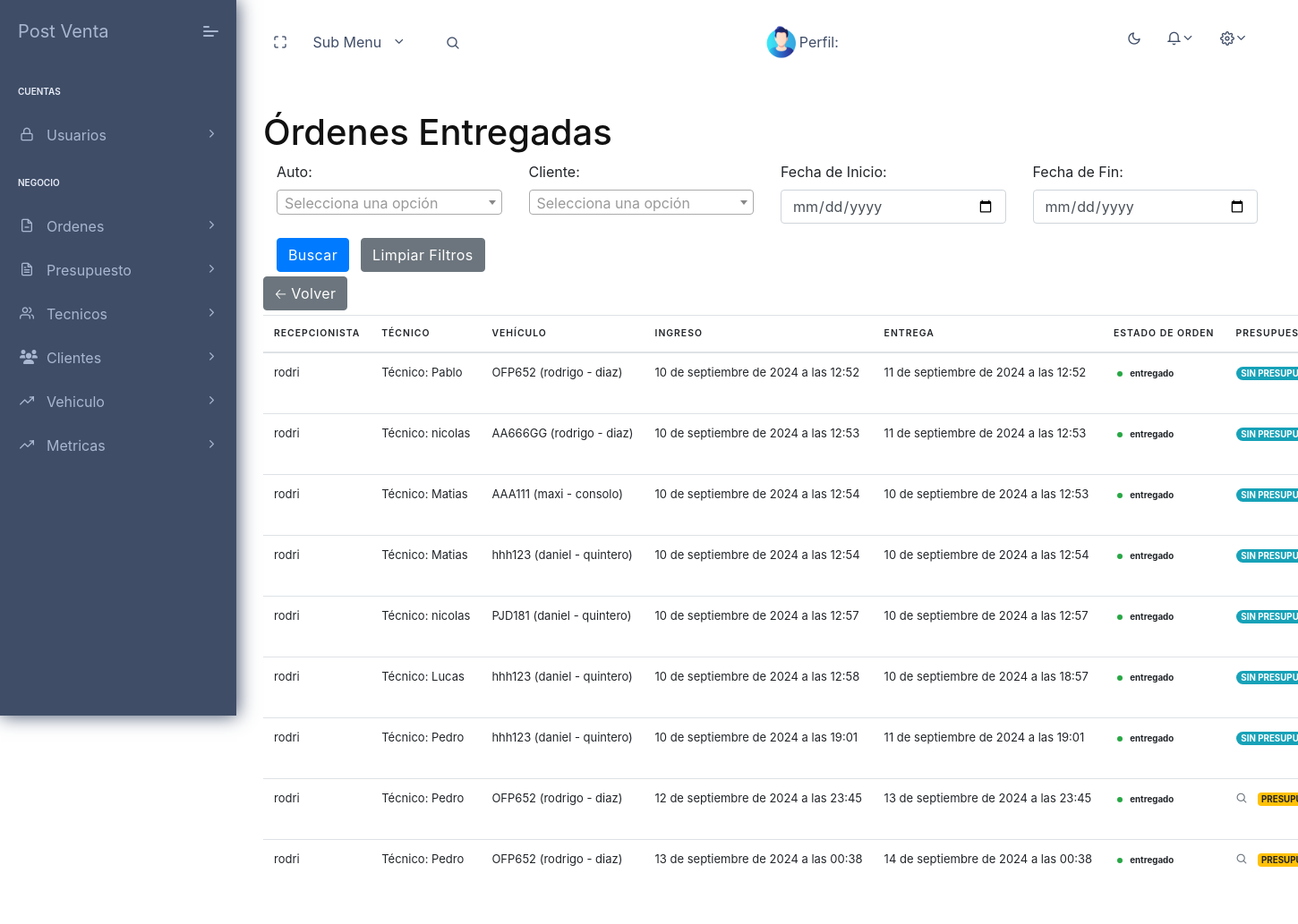
The app's page /ordenes_entregadas/ with its own data.
### base/models.py (models this page shows, shortened)
class Orden(models.Model):
    usuario = models.ForeignKey(User, on_delete=models.CASCADE, null=True, blank=True)
    id = models.AutoField(primary_key=True)
    intervencion = models.TextField(blank=True, null=True)
    modifacado = models.DateTimeField(auto_now=True)
    entrega = models.DateTimeField(auto_now_add=False, default=None, null=True, blank=True)
    mano_de_obra = models.DecimalField(max_digits=10, decimal_places=2, null=True, blank=True)
    estado = models.CharField(choices=ESTADO_ORDEN, null=False, blank=False, max_length=20, default='pendiente')
    fecha_creacion = models.DateTimeField(auto_now_add=True)
    fecha_inicio = models.DateTimeField(null=True, blank=True)
    fecha_finalizacion = models.DateTimeField(null=True, blank=True)
    km = models.IntegerField(null=True, blank=True)
    tecnico = models.ForeignKey(Tecnico, on_delete=models.SET_NULL, null=True, blank=True)
    hora_asignada = models.TimeField(null=True, blank=True)
    hora_inicio = models.DateTimeField(null=True, blank=True)
    hora_final = models.DateTimeField(null=True, blank=True)
    tiempo_total = models.DurationField(null=True, blank=True, default=timedelta)
    timer_running = models.BooleanField(default=False)
    progreso = models.FloatField(default=0)
    auto = models.ForeignKey(Auto, on_delete=models.CASCADE, null=True, blank=True)  # Cambio aquí
    class Meta:
        verbose_name = 'Orden'
        verbose_name_plural = 'Ordenes'

class Tecnico(models.Model):
    user = models.OneToOneField(User, on_delete=models.CASCADE)
    def __str__(self):
        return f'Técnico: {self.user.username}'

class Auto(models.Model):
    cliente = models.ForeignKey(Cliente, on_delete=models.CASCADE, related_name='autos')
    matricula = models.CharField(max_length=15, unique=True)  # Asegurarse de que la matrícula sea única
    vehiculo = models.CharField(choices=MODELO_VEHICULO, max_length=20, default='seleccione un modelo')
    chasis = models.CharField(max_length=16, unique=True)
    anio = models.IntegerField(null=True, blank=True)
    class Meta:
        verbose_name = 'Auto'
        verbose_name_plural = 'Autos'
    def __str__(self):
        return f'{self.matricula}'

class Cliente(models.Model):
    usuario = models.ForeignKey(User, on_delete=models.CASCADE,
                                null=True,
                                blank=True)
    nombre = models.CharField(max_length=15)
    apellido = models.CharField(max_length=15)
    dni = models.CharField(max_length=15, unique=True)
    telefono = models.CharField(max_length=15, unique=True)
    email = models.EmailField(max_length=30, unique=True)
    direccion = models.CharField(max_length=15)
    vehiculo = models.CharField(choices=MODELO_VEHICULO, null=False, blank=False, max_length=20, default='seleccione '
                                                                                                         'un modelo')
    provincia = models.CharField(max_length=15, null=True, blank=True)
    localidad = models.CharField(max_length=15, null=True, blank=True)
    class Meta:
        verbose_name = 'Cliente'
        verbose_name_plural = 'Clientes'
    def __str__(self):
        return f'{self.nombre} - {self.apellido}'

class Presupuesto(models.Model):
    usuario = models.ForeignKey(User, on_delete=models.CASCADE,
                                null=True,
                                blank=True)
    orden = models.ForeignKey(Orden, on_delete=models.CASCADE, null=True, blank=True)
    id = models.AutoField(primary_key=True)
    detalle = models.TextField(null=True, )
    precio = models.DecimalField(max_digits=20, decimal_places=4, null=True, blank=True)
    estado_presupuesto = models.CharField(choices=ESTADO_PRESUPUESTO, null=False, blank=False, max_length=20,
                                          default='pendiente de envio')
    repuestos = models.TextField(null=True, blank=True)
    fecha_creacion = models.DateTimeField(auto_now_add=True)
    token = models.CharField(max_length=255, blank=True, null=True)
    token_rechazo = models.CharField(max_length=255, blank=True, null=True)
    mano_de_obra_presupuesto = models.DecimalField(max_digits=10, decimal_places=2, null=True, blank=True)

### base/views.py (the view)
# urls.py: path('ordenes_entregadas/', ordenes_entregadas, name='ordenes_entregadas'),
def ordenes_entregadas(request):
    auto_id = request.GET.get('auto')
    fecha_inicio = request.GET.get('fecha_inicio')
    fecha_fin = request.GET.get('fecha_fin')
    cliente_id = request.GET.get('cliente')
    ordenes = Orden.objects.filter(estado='entregado')
    if auto_id:
        ordenes = ordenes.filter(auto_id=auto_id)
    if fecha_inicio:
        fecha_inicio = timezone.datetime.strptime(fecha_inicio, '%Y-%m-%d').date()
        ordenes = ordenes.filter(fecha_creacion__gte=fecha_inicio)
    if fecha_fin:
        fecha_fin = timezone.datetime.strptime(fecha_fin, '%Y-%m-%d').date()
        ordenes = ordenes.filter(fecha_creacion__lte=fecha_fin)
    if cliente_id:
        ordenes = ordenes.filter(auto__cliente_id=cliente_id)
    autos = Auto.objects.all()
    clientes = Cliente.objects.all()
    context = {
        'ordenes': ordenes,
        'autos': autos,
        'clientes': clientes,
    }
    return render(request, 'orden/ordenes_entregadas.html', context)

### base/templates/orden/ordenes_entregadas.html (shortened to what this page needs)
{% extends 'base.html' %}
{% block content %}
<h1>Órdenes Entregadas</h1>
<form method="get" action="{% url 'ordenes_entregadas' %}">
    <div class="container">
        <div class="row">
            <div class="col-md-3">
                <label for="auto">Auto:</label>
            </div>
            <div class="col-md-3">
                <label for="cliente">Cliente:</label>
            </div>
            <div class="col-md-3">
                <label for="fecha_inicio">Fecha de Inicio:</label>
                <input type="date" id="fecha_inicio" name="fecha_inicio" class="form-control" value="{{ request.GET.fecha_inicio }}">
            </div>
            <div class="col-md-3">
                <label for="fecha_fin">Fecha de Fin:</label>
                <input type="date" id="fecha_fin" name="fecha_fin" class="form-control" value="{{ request.GET.fecha_fin }}">
            </div>
        </div>
        <div class="row mt-3">
            <div class="col-md-12">
                <button type="submit" class="btn btn-primary">Buscar</button>
                <a href="{% url 'ordenes_entregadas' %}" class="btn btn-secondary">Limpiar Filtros</a>
            </div>
        </div>
    </div>
<table class="table table-hover">
    <thead>
        <tr>
            <th>Recepcionista</th>
            <th>Técnico</th>
            <th>Vehículo</th>
            <th>Ingreso</th>
            <th>Entrega</th>
            <th>Estado de Orden</th>
            <th>Presupuesto</th>
        </tr>
    </thead>
    <tbody>
        {% for orden in ordenes %}
        <tr>
            <td>{{ orden.usuario }}</td>
            <td>{{ orden.tecnico }}</td>
            <td>{{ orden.auto }} ({{ orden.auto.cliente }})</td>
            <td>{{ orden.fecha_creacion }}</td>
            <td>{{ orden.entrega }}</td>
            <td>
                <span class="badge badge-dot">
                    <i class="bg-success"></i> {{ orden.estado }}
                </span>
            </td>
            <td>
                {% if orden.presupuesto_set.exists %}
                {% for presupuesto_item in orden.presupuesto_set.all %}
                <a href="{% url 'visualizar_presupuesto' presupuesto_item.id %}" class="text-secondary mr-2" title="Ver presupuesto">
                    <i class="feather icon-search"></i>
                </a>
                <span class="badge badge-warning">Presupuesto id: {{ presupuesto_item.id }}</span>
                {% endfor %}
                {% else %}
                <span class="badge badge-pill badge-info">Sin Presupuesto</span>
                {% endif %}
            </td>
        </tr>
        {% empty %}
        <tr>
            <td colspan="9"><h3>No hay órdenes entregadas en esta lista</h3></td>
        </tr>
        {% endfor %}
    </tbody>
     <a href="{% url 'index' %}" class="btn btn-secondary">&#x1F860; Volver</a>
</table>
{% endblock %}

### base/templates/base.html (shortened to what this page needs)
<!DOCTYPE html>
<html lang="en">
<head>
  {% include 'includes/head.html' %}
</head>
<body>
  {% block sidebar %}
    {% include 'includes/sidebar.html' %}
  {% endblock sidebar %}
  {% block header %}
    {% include 'includes/navigation.html' %}
  {% endblock header %}
  <div class="pcoded-main-container">
    <div class="pcoded-wrapper">
      <div class="pcoded-content">
          {% block breadcrumbs %}
            {% include 'includes/breadcrumb.html' %}
          {% endblock breadcrumbs %}
          <div class="main-body">
            <div class="page-wrapper">
              {% block content %}{% endblock content %}
            </div>
          </div>
        </div>
      </div>
    </div>
  </div>
  {% include 'includes/scripts.html' %}
</body>
</html>

### base/templates/includes/head.html (shortened to what this page needs)
{% load static %}
<link rel="stylesheet" href="{% static 'assets/fonts/fontawesome/css/fontawesome-all.min.css' %}">
<link rel="stylesheet" href="{% static 'assets/plugins/animation/css/animate.min.css' %}">
<link rel="stylesheet" href="{% static 'assets/css/style.css' %}">
<link rel="stylesheet" href="{% static 'assets/css/dark.css' %}">

### base/templates/includes/sidebar.html (shortened to what this page needs)
{% load static %}
<nav class="pcoded-navbar">
  <div class="navbar-wrapper">
    <div class="navbar-brand header-logo">
           <span class="b-title">Post Venta </span>
      <a class="mobile-menu" id="mobile-collapse" href="javascript:"><span></span></a>
    </div>
    <div class="navbar-content scroll-div">
      <ul class="nav pcoded-inner-navbar">
        <li class="nav-item pcoded-menu-caption">
          <label>Cuentas</label>
        </li>
        <li
         class="nav-item pcoded-hasmenu">
          <a href="javascript:" class="nav-link "><span class="pcoded-micon"><i
                class="feather icon-lock"></i></span><span class="pcoded-mtext">Usuarios</span></a>
          </li>
         <li class="nav-item pcoded-menu-caption">
          <label>Negocio</label>
        </li>
        <li
          class="nav-item pcoded-hasmenu ">
          <a href="javascript:" class="nav-link "><span class="pcoded-micon">
            <i class="feather icon-file-minus"></i></span><span class="pcoded-mtext">Ordenes</span></a>
        </li>
        <li
          class="nav-item pcoded-hasmenu ">
          <a href="javascript:" class="nav-link "><span class="pcoded-micon">
            <i class="feather icon-file-text"></i></span><span class="pcoded-mtext">Presupuesto</span></a>
        </li>
        <li
          class="nav-item pcoded-hasmenu ">
          <a href="javascript:" class="nav-link "><span class="pcoded-micon">
            <i class="feather icon-users"></i></span><span class="pcoded-mtext">Tecnicos</span></a>
        </li>
        <li
          class="nav-item pcoded-hasmenu ">
          <a href="javascript:" class="nav-link "><span class="pcoded-micon">
            <i class="fas fa-users"></i></span><span class="pcoded-mtext">Clientes</span></a>
        </li>
               <li
          class="nav-item pcoded-hasmenu ">
          <a href="javascript:" class="nav-link "><span class="pcoded-micon">
            <i class="feather icon-trending-up"></i></span><span class="pcoded-mtext">Vehiculo</span></a>
        </li>
             <li
          class="nav-item pcoded-hasmenu ">
          <a href="javascript:" class="nav-link "><span class="pcoded-micon">
            <i class="feather icon-trending-up"></i></span><span class="pcoded-mtext">Metricas</span></a>
        </li>
    </div>
  </div>
</nav>

### base/templates/includes/navigation.html (shortened to what this page needs)
{% load static %}
<header class="navbar pcoded-header navbar-expand-lg navbar-light">
  <div class="collapse navbar-collapse">
    <ul class="navbar-nav mr-auto">
      <li><a href="javascript:" class="full-screen" onclick="javascript:toggleFullScreen()"><i
            class="feather icon-maximize"></i></a></li>
      <li class="nav-item dropdown">
        <a class="dropdown-toggle" href="javascript:" data-toggle="dropdown">Sub Menu</a>
      </li>
      <li class="nav-item">
        <div class="main-search">
          <div class="input-group">
            <span class="input-group-append search-btn btn btn-primary">
              <i class="feather icon-search input-group-text"></i>
            </span>
          </div>
        </div>
      </li>
    </ul>
        <img style="width:40px;" class="img-radius"src="{% static 'assets/images/user/avatar-2.jpg' %}" >
           <span>Perfil: {{user_role}}</span>
    <ul class="navbar-nav ml-auto">
      <li>
        <label>
          <i class="icon feather icon-sun" id="theme-indicator"></i>
        </label>
      </li>
      <li>
        <div class="dropdown">
          <a class="dropdown-toggle" href="javascript:" data-toggle="dropdown"><i
              class="icon feather icon-bell"></i></a>
        </div>
      </li>
      <li>
        <div class="dropdown drp-user">
          <a href="javascript:" class="dropdown-toggle" data-toggle="dropdown">
            <i class="icon feather icon-settings"></i>
          </a>
              </li>
            </ul>
          </div>
</header>

### base/templates/includes/breadcrumb.html
<div class="page-header">
  <div class="page-block">
    <div class="row align-items-center">
      <div class="col-md-12">
        <div class="page-header-title">

### base/templates/includes/scripts.html (shortened to what this page needs)
{% load static %}
<link rel="stylesheet" href="https://stackpath.bootstrapcdn.com/bootstrap/4.3.1/css/bootstrap.min.css">
<link href="https://cdn.jsdelivr.net/npm/select2@4.1.0-rc.0/dist/css/select2.min.css" rel="stylesheet" />
<link rel="stylesheet" href="https://cdn.jsdelivr.net/npm/tempusdominus-bootstrap-4@5.1.2/build/css/tempusdominus-bootstrap-4.min.css">
<link rel="stylesheet" href="https://cdnjs.cloudflare.com/ajax/libs/font-awesome/6.0.0-beta3/css/all.min.css">
<link rel="stylesheet" href="https://cdnjs.cloudflare.com/ajax/libs/animate.css/4.1.1/animate.min.css">

### static/assets/css/dark.css (style rules this page uses)
#theme-indicator { cursor: pointer; }
.pcoded-header label { color: #3f4d67; }

### records on screen
Orden: usuario "rodri", tecnico "Técnico: Pablo", auto "OFP652", auto.cliente "rodrigo - diaz", fecha_creacion "10 de septiembre de 2024 a las 12:52", entrega "11 de septiembre de 2024 a las 12:52", estado "entregado", shows "SIN…"
Orden: usuario "rodri", tecnico "Técnico: nicolas", auto "AA666GG", auto.cliente "rodrigo - diaz", fecha_creacion "10 de septiembre de 2024 a las 12:53", entrega "11 de septiembre de 2024 a las 12:53", estado "entregado", shows "SIN…"
Orden: usuario "rodri", tecnico "Técnico: Matias", auto "AAA111", auto.cliente "maxi - consolo", fecha_creacion "10 de septiembre de 2024 a las 12:54", entrega "10 de septiembre de 2024 a las 12:53", estado "entregado", shows "SIN…"
Orden: usuario "rodri", tecnico "Técnico: Matias", auto "hhh123", auto.cliente "daniel - quintero", fecha_creacion "10 de septiembre de 2024 a las 12:54", entrega "10 de septiembre de 2024 a las 12:54", estado "entregado", shows "SIN…"
Orden: usuario "rodri", tecnico "Técnico: nicolas", auto "PJD181", auto.cliente "daniel - quintero", fecha_creacion "10 de septiembre de 2024 a las 12:57", entrega "10 de septiembre de 2024 a las 12:57", estado "entregado", shows "SIN…"
Orden: usuario "rodri", tecnico "Técnico: Lucas", auto "hhh123", auto.cliente "daniel - quintero", fecha_creacion "10 de septiembre de 2024 a las 12:58", entrega "10 de septiembre de 2024 a las 18:57", estado "entregado", shows "SIN…"
Orden: usuario "rodri", tecnico "Técnico: Pedro", auto "hhh123", auto.cliente "daniel - quintero", fecha_creacion "10 de septiembre de 2024 a las 19:01", entrega "11 de septiembre de 2024 a las 19:01", estado "entregado", shows "SIN…"
Orden: usuario "rodri", tecnico "Técnico: Pedro", auto "OFP652", auto.cliente "rodrigo - diaz", fecha_creacion "12 de septiembre de 2024 a las 23:45", entrega "13 de septiembre de 2024 a las 23:45", estado "entregado"
Orden: usuario "rodri", tecnico "Técnico: Pedro", auto "OFP652", auto.cliente "rodrigo - diaz", fecha_creacion "13 de septiembre de 2024 a las 00:38", entrega "14 de septiembre de 2024 a las 00:38", estado "entregado"
